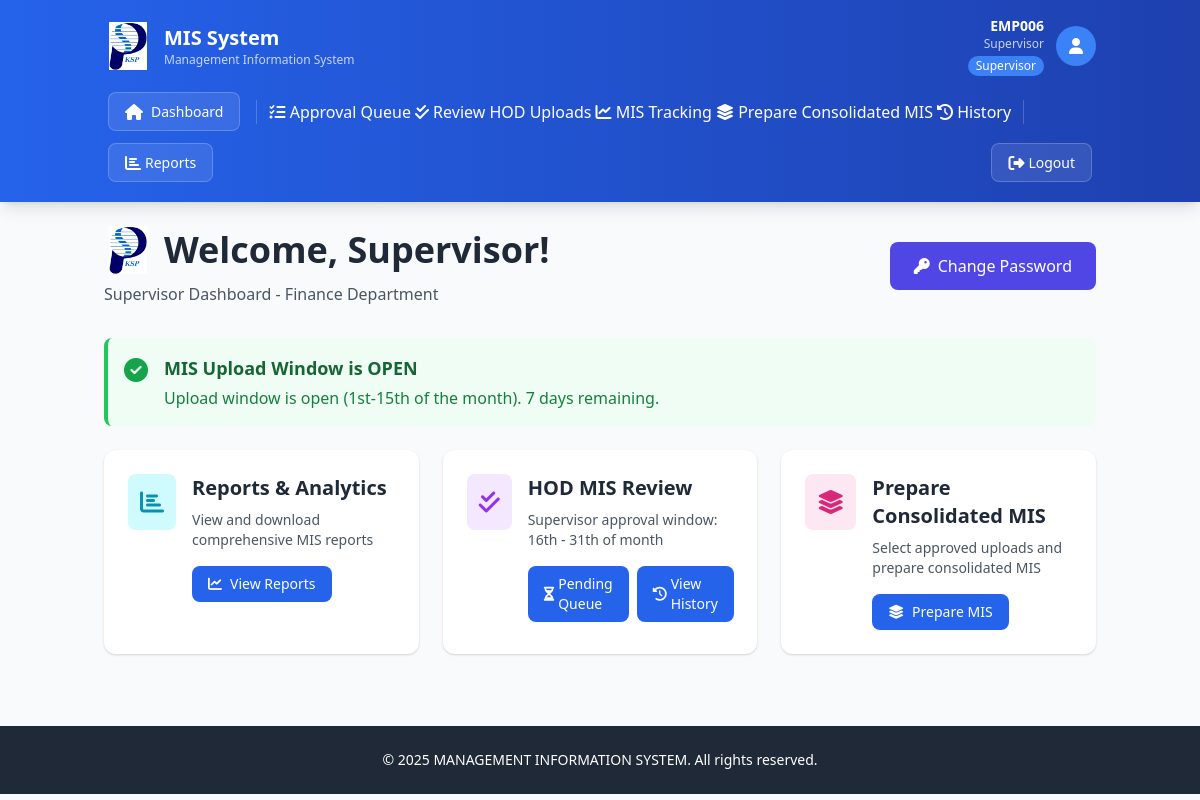
/dashboard (signed in), run on the app's committed database.
### app.py (models this page shows)
class User(db.Model):
    __tablename__ = 'users'
    UserID = db.Column(db.Integer, primary_key=True)
    EmpID = db.Column(db.String(20), unique=True, nullable=False, index=True)
    Username = db.Column(db.String(50), nullable=True)
    PasswordHash = db.Column(db.String(255), nullable=False)
    Email = db.Column(db.String(100), unique=True, nullable=False)
    DepartmentID = db.Column(db.Integer, db.ForeignKey('departments.DeptID'), nullable=False)
    RoleID = db.Column(db.Integer, db.ForeignKey('roles.RoleID'), nullable=False)
    IsActive = db.Column(db.Boolean, default=True)
    FailedLoginAttempts = db.Column(db.Integer, default=0)
    LastFailedLogin = db.Column(db.DateTime, nullable=True)
    AccountLockedUntil = db.Column(db.DateTime, nullable=True)
    PasswordLastChanged = db.Column(db.DateTime, default=lambda: datetime.now(IST))
    PasswordExpiryDate = db.Column(db.DateTime, default=lambda: datetime.now(IST) + timedelta(days=90))
    CreatedAt = db.Column(db.DateTime, default=lambda: datetime.now(IST))
    UpdatedAt = db.Column(db.DateTime, default=lambda: datetime.now(IST), onupdate=lambda: datetime.now(IST))
    uploads = db.relationship('MISUpload', foreign_keys='MISUpload.UploadedBy', backref='uploader', lazy=True)

class Role(db.Model):
    __tablename__ = 'roles'
    RoleID = db.Column(db.Integer, primary_key=True)
    RoleName = db.Column(db.String(50), unique=True, nullable=False)
    users = db.relationship('User', backref='role', lazy=True)

class Department(db.Model):
    __tablename__ = 'departments'
    DeptID = db.Column(db.Integer, primary_key=True)
    DeptName = db.Column(db.String(100), unique=True, nullable=False)
    ActiveFlag = db.Column(db.Boolean, default=True)
    users = db.relationship('User', backref='department', lazy=True)
    uploads = db.relationship('MISUpload', backref='department', lazy=True)
    templates = db.relationship('Template', backref='department', lazy=True)

### app.py (the view)
@app.route('/dashboard')
@login_required
def dashboard():
    user = User.query.get(session['user_id'])
    if not user or not user.IsActive:
        session.clear()
        flash('Your session has expired. Please log in again.', 'error')
        return redirect(url_for('login'))
    active_fy = FinancialYear.query.filter_by(ActiveFlag=True).first()
    if user.role.RoleName == 'Admin':
        recent_uploads = MISUpload.query.order_by(MISUpload.UploadDate.desc()).limit(5).all()
    elif user.role.RoleName == 'Management':
        recent_uploads = ConsolidatedMIS.query.order_by(ConsolidatedMIS.CreatedDate.desc()).limit(5).all()
    elif user.role.RoleName == 'Supervisor':
        recent_uploads = MISUpload.query.filter_by(SupervisorApproved=False, IsCancelled=False).order_by(MISUpload.UploadDate.desc()).limit(5).all()
    elif user.role.RoleName == 'HOD':
        recent_uploads = MISUpload.query.filter_by(DepartmentID=user.DepartmentID).order_by(MISUpload.UploadDate.desc()).limit(5).all()
    else:
        flash('Invalid role. Please contact administrator.', 'error')
        session.clear()
        return redirect(url_for('login'))
    upload_allowed, upload_message = check_upload_window()
    hod_count = 0
    pending_uploads_count = 0
    supervisor_pending_count = 0
    supervisor_pending_uploads = []
    management_pending_consolidated = []
    if user.role.RoleName == 'Admin':
        hod_role = Role.query.filter_by(RoleName='HOD').first()
        if hod_role:
            hod_count = User.query.filter_by(RoleID=hod_role.RoleID, IsActive=True).count()
    if user.role.RoleName == 'Supervisor':
        supervisor_pending_count = MISUpload.query.filter_by(SupervisorApproved=False, Status='In Review', IsCancelled=False).count()
        supervisor_pending_uploads = MISUpload.query.filter_by(SupervisorApproved=False, Status='In Review', IsCancelled=False).order_by(MISUpload.UploadDate.desc()).limit(2).all()
    if user.role.RoleName == 'Management':
        pending_uploads_count = ConsolidatedMIS.query.filter_by(Status='Pending Review').count()
        management_pending_consolidated = ConsolidatedMIS.query.filter_by(Status='Pending Review').order_by(ConsolidatedMIS.CreatedDate.desc()).limit(2).all()
    data_insights = {
        'total_records': 0,
        'total_data_points': 0,
        'departments_reporting': set(),
        'monthly_breakdown': {}
    }
    approved_uploads = MISUpload.query.filter_by(Status='Approved', IsCancelled=False).all()
    for upload in approved_uploads:
        if os.path.exists(upload.FilePath):
            analysis = analyze_excel_data(upload.FilePath)
            if analysis:
                data_insights['total_records'] += analysis['total_records']
                data_insights['total_data_points'] += analysis['total_numeric_values']
                data_insights['departments_reporting'].add(upload.department.DeptName)
                month_name = ['', 'Jan', 'Feb', 'Mar', 'Apr', 'May', 'Jun', 'Jul', 'Aug', 'Sep', 'Oct', 'Nov', 'Dec'][upload.MonthID]
                if month_name not in data_insights['monthly_breakdown']:
                    data_insights['monthly_breakdown'][month_name] = 0
                data_insights['monthly_breakdown'][month_name] += analysis['total_records']
    data_insights['departments_count'] = len(data_insights['departments_reporting'])
    stats = {
        'total_users': User.query.count(),
        'total_depts': Department.query.count(),
        'active_fy': active_fy.FYName if active_fy else 'None',
        'total_uploads': MISUpload.query.count(),
        'recent_uploads': recent_uploads,
        'upload_allowed': upload_allowed,
        'upload_message': upload_message,
        'hod_count': hod_count,
        'pending_uploads_count': pending_uploads_count,
        'supervisor_pending_count': supervisor_pending_count,
        'supervisor_pending_uploads': supervisor_pending_uploads,
        'management_pending_consolidated': management_pending_consolidated,
        'email_configured': email_service.is_configured(),
        'data_insights': data_insights
    }
    today = date.today()
    last_day_of_month = calendar.monthrange(today.year, today.month)[1]
    return render_template('dashboard.html', current_user=user, stats=stats,
                          upload_window_start=UPLOAD_WINDOW_START_DAY,
                          upload_window_end=UPLOAD_WINDOW_END_DAY,
                          supervisor_approval_start_day=SUPERVISOR_APPROVAL_START_DAY,
                          supervisor_approval_end_day=last_day_of_month)

### templates/dashboard.html (shortened to what this page needs)
{% extends "base.html" %}
{% block content %}
<div class="max-w-7xl mx-auto">
    <div class="mb-8 flex justify-between items-center">
        <div>
            <h2 class="text-4xl font-bold text-gray-800 mb-2 flex items-center gap-3">
                <img src="{{ url_for('static', filename='logo.png') }}" alt="KSPL Logo" class="w-12 h-12 object-contain">
                Welcome{% if current_user.Username %}, {{ current_user.Username }}{% else %}, {{ current_user.EmpID }}{% endif %}!
            </h2>
            <p class="text-gray-600">{{ current_user.role.RoleName }} Dashboard - {{ current_user.department.DeptName }} Department</p>
        </div>
        <button onclick="openChangePasswordModal()" class="px-6 py-3 bg-indigo-600 text-white rounded-lg hover:bg-indigo-700 transition-colors flex items-center gap-2">
            <i class="fas fa-key"></i>
            Change Password
        </button>
    </div>
    {% if stats.hod_blocked_message %}
    <div class="mb-6 p-4 bg-red-50 border-l-4 border-red-500 rounded-lg flex items-start gap-4">
        <div class="text-red-600 text-2xl">
            <i class="fas fa-lock"></i>
        </div>
        <div class="flex-1">
            <h3 class="text-lg font-bold text-red-800 mb-1">Upload Blocked - Approved MIS Exists</h3>
            <p class="text-red-700">{{ stats.hod_blocked_message }}</p>
        </div>
    </div>
    {% elif stats.upload_allowed %}
    <div class="mb-6 p-4 bg-green-50 border-l-4 border-green-500 rounded-lg flex items-start gap-4">
        <div class="text-green-600 text-2xl">
            <i class="fas fa-check-circle"></i>
        </div>
        <div class="flex-1">
            <h3 class="text-lg font-bold text-green-800 mb-1">MIS Upload Window is OPEN</h3>
            <p class="text-green-700">{{ stats.upload_message }}</p>
        </div>
    </div>
    {% endif %}
    <div class="grid grid-cols-1 md:grid-cols-2 lg:grid-cols-3 gap-6">
        <div class="card p-6 hover:shadow-xl transition-all">
            <div class="flex items-start gap-4">
                <div class="bg-cyan-100 p-3 rounded-lg">
                    <i class="fas fa-chart-bar text-cyan-600 text-2xl"></i>
                </div>
                <div class="flex-1">
                    <h3 class="text-xl font-bold mb-2 text-gray-800">Reports & Analytics</h3>
                    <p class="text-gray-600 mb-4 text-sm">View and download comprehensive MIS reports</p>
                    <a href="{{ url_for('reports') }}" class="btn btn-primary text-sm">
                        <i class="fas fa-chart-line mr-2"></i> View Reports
                    </a>
                </div>
            </div>
        </div>
        {% if current_user.role.RoleName == 'Supervisor' %}
        <div class="card p-6 hover:shadow-xl transition-all">
            <div class="flex items-start gap-4">
                <div class="bg-purple-100 p-3 rounded-lg">
                    <i class="fas fa-check-double text-purple-600 text-2xl"></i>
                </div>
                <div class="flex-1">
                    <h3 class="text-xl font-bold mb-2 text-gray-800">HOD MIS Review</h3>
                    <p class="text-gray-600 mb-4 text-sm">Supervisor approval window: {{ supervisor_approval_start_day }}th - {{ supervisor_approval_end_day }}th of month</p>
                    <div class="flex gap-2">
                        <a href="{{ url_for('supervisor_uploads') }}" class="btn btn-primary text-sm">
                            <i class="fas fa-hourglass-half mr-1"></i> Pending Queue
                        </a>
                        <a href="{{ url_for('supervisor_history') }}" class="btn bg-blue-600 text-white hover:bg-blue-700 text-sm px-4 py-2 rounded-lg">
                            <i class="fas fa-history mr-1"></i> View History
                        </a>
                    </div>
                </div>
            </div>
        </div>
        <div class="card p-6 hover:shadow-xl transition-all">
            <div class="flex items-start gap-4">
                <div class="bg-pink-100 p-3 rounded-lg">
                    <i class="fas fa-layer-group text-pink-600 text-2xl"></i>
                </div>
                <div class="flex-1">
                    <h3 class="text-xl font-bold mb-2 text-gray-800">Prepare Consolidated MIS</h3>
                    <p class="text-gray-600 mb-4 text-sm">Select approved uploads and prepare consolidated MIS</p>
                    <a href="{{ url_for('prepare_consolidated_mis') }}" class="btn btn-primary text-sm">
                        <i class="fas fa-layer-group mr-2"></i> Prepare MIS
                    </a>
                </div>
            </div>
        </div>
        {% endif %}
    </div>
</div>
{% endblock %}

### templates/base.html (shortened to what this page needs)
<!DOCTYPE html>
<html lang="en">
<head>
    <script src="https://cdn.tailwindcss.com"></script>
    <link rel="stylesheet" href="{{ url_for('static', filename='css/styles.css') }}">
    <link rel="stylesheet" href="https://cdnjs.cloudflare.com/ajax/libs/font-awesome/6.4.0/css/all.min.css">
</head>
<body class="bg-gray-50 min-h-screen">
    {% if 'user_id' in session %}
    <nav class="bg-gradient-to-r from-blue-600 to-blue-800 text-white shadow-lg">
        <div class="container mx-auto px-4 py-4">
            <div class="flex justify-between items-center mb-3">
                <div class="flex items-center gap-3">
                    <img src="{{ url_for('static', filename='logo.png') }}" alt="KSPL Logo" class="w-12 h-12 object-contain">
                    <div>
                        <h1 class="text-xl font-bold">MIS System</h1>
                        <p class="text-xs opacity-75">Management Information System</p>
                    </div>
                </div>
                <div class="flex items-center gap-3">
                    <div class="text-right hidden sm:block">
                        <p class="text-sm font-semibold">{{ current_user.EmpID }}</p>
                        {% if current_user.Username %}<p class="text-xs opacity-75">{{ current_user.Username }}</p>{% endif %}
                        <span class="inline-block mt-1 px-2 py-0.5 bg-blue-500 rounded-full text-xs font-medium">
                            {{ current_user.role.RoleName }}
                        </span>
                    </div>
                    <div class="w-10 h-10 bg-blue-500 rounded-full flex items-center justify-center">
                        <i class="fas fa-user text-white"></i>
                    </div>
                </div>
            </div>
            <div class="flex flex-wrap gap-1 items-center">
                <a href="{{ url_for('dashboard') }}" class="nav-link-modern">
                    <i class="fas fa-home mr-2"></i>Dashboard
                </a>
                {% if current_user.role.RoleName == 'Supervisor' %}
                    <a href="{{ url_for('approval_queue') }}" class="nav-link {% if request.endpoint == 'approval_queue' %}active{% endif %}">
                        <i class="fas fa-tasks"></i> Approval Queue
                    </a>
                    <a href="{{ url_for('supervisor_uploads') }}" class="nav-link {% if request.endpoint == 'supervisor_uploads' %}active{% endif %}">
                        <i class="fas fa-check-double"></i> Review HOD Uploads
                    </a>
                    <a href="{{ url_for('supervisor_mis_tracking') }}" class="nav-link {% if request.endpoint == 'supervisor_mis_tracking' %}active{% endif %}">
                        <i class="fas fa-chart-line"></i> MIS Tracking
                    </a>
                    <a href="{{ url_for('prepare_consolidated_mis') }}" class="nav-link {% if request.endpoint == 'prepare_consolidated_mis' %}active{% endif %}">
                        <i class="fas fa-layer-group"></i> Prepare Consolidated MIS
                    </a>
                    <a href="{{ url_for('supervisor_history') }}" class="nav-link {% if request.endpoint == 'supervisor_history' %}active{% endif %}">
                        <i class="fas fa-history"></i> History
                    </a>
                {% endif %}
                <a href="{{ url_for('reports') }}" class="nav-link-modern">
                    <i class="fas fa-chart-bar mr-1"></i>Reports
                </a>
                <div class="ml-auto flex items-center gap-1">
                    <a href="{{ url_for('logout') }}" class="nav-link-modern hover:bg-red-500">
                        <i class="fas fa-sign-out-alt mr-1"></i>Logout
                    </a>
                </div>
            </div>
        </div>
    </nav>
    {% endif %}
    <div class="container mx-auto px-4 py-6">
        {% block content %}{% endblock %}
    </div>
    <footer class="bg-gray-800 text-white mt-12 py-6">
        <div class="container mx-auto px-4 text-center">
            <p class="text-sm">&copy; 2025 MANAGEMENT INFORMATION SYSTEM. All rights reserved.</p>
        </div>
    </footer>
</body>
</html>

### data on the page
User: EmpID "EMP006", Username "Supervisor"
Role: role.RoleName "Supervisor"
Department: department.DeptName "Finance"

### other printed values
{{ stats.upload_message }} "Upload window is open (1st-15th of the month). 7 days remaining."
{{ supervisor_approval_start_day }} "16"
{{ supervisor_approval_end_day }} "31"
